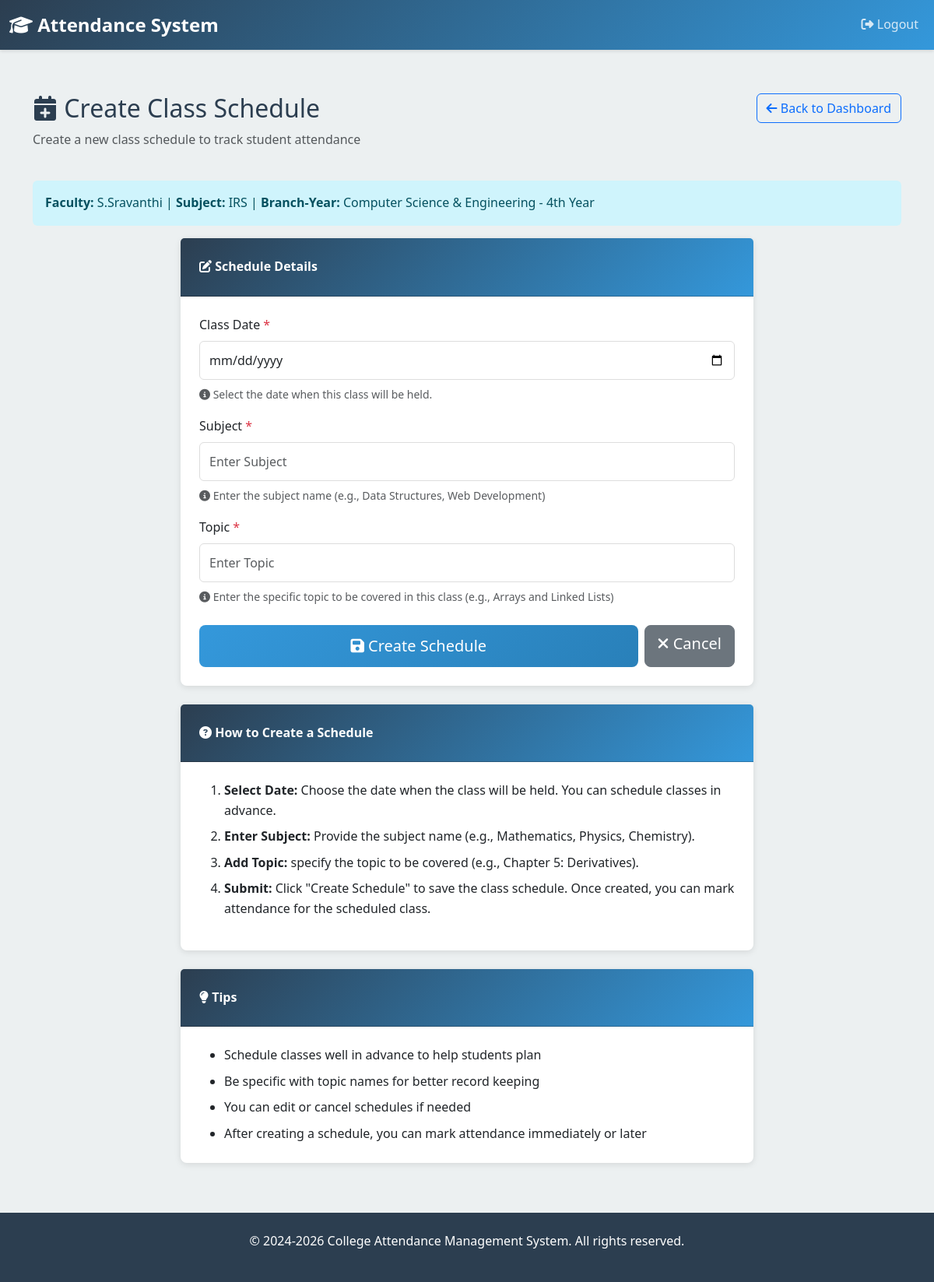
The app's page /faculty/schedule/create/ (signed in) with its own data.
### attendance/models.py (models this page shows, shortened)
class Faculty(models.Model):
    user = models.OneToOneField(User, on_delete=models.CASCADE, related_name='faculty_profile')
    name = models.CharField(max_length=100)
    subject = models.CharField(max_length=100)
    branch = models.CharField(max_length=10, choices=BRANCH_CHOICES)
    year = models.IntegerField(choices=YEAR_CHOICES)
    created_at = models.DateTimeField(auto_now_add=True)
    updated_at = models.DateTimeField(auto_now=True)
    class Meta:
        ordering = ['name']
        verbose_name = 'Faculty'
        verbose_name_plural = 'Faculty'

### attendance/views.py (the view)
# urls.py: path('faculty/schedule/create/', views.create_schedule, name='create_schedule'),
@faculty_required
def create_schedule(request):
    faculty = request.user.faculty_profile
    if request.method == 'POST':
        form = ScheduleForm(request.POST)
        if form.is_valid():
            schedule = form.save(commit=False)
            schedule.faculty = faculty
            schedule.save()
            messages.success(request, f'Class schedule created for {schedule.date}.')
            return redirect('faculty_dashboard')
    else:
        form = ScheduleForm()
    return render(request, 'create_schedule.html', {'form': form, 'faculty': faculty})

### attendance/forms.py
class ScheduleForm(forms.ModelForm):
    class Meta:
        model = Schedule
        fields = ('date', 'subject', 'topic')
        widgets = {
            'date': forms.DateInput(attrs={
                'class': 'form-control',
                'type': 'date'
            }),
            'subject': forms.TextInput(attrs={
                'class': 'form-control',
                'placeholder': 'Enter Subject'
            }),
            'topic': forms.TextInput(attrs={
                'class': 'form-control',
                'placeholder': 'Enter Topic'
            }),
        }

### attendance/views.py (called while the page is built)
def faculty_required(view_func):
    @wraps(view_func)
    def wrapper(request, *args, **kwargs):
        if not request.user.is_authenticated:
            messages.error(request, 'Please login first.')
            return redirect('home')
        if not hasattr(request.user, 'faculty_profile'):
            messages.error(request, 'This page is for faculty only.')
            return redirect('home')
        return view_func(request, *args, **kwargs)
    return wrapper

### templates/create_schedule.html (shortened to what this page needs)
{% extends 'base.html' %}
{% block content %}
<div class="container mt-4">
    <div class="row mb-4">
        <div class="col">
            <h2 style="color: #2c3e50;">
                <i class="fas fa-calendar-plus"></i> Create Class Schedule
            </h2>
            <p class="text-muted">Create a new class schedule to track student attendance</p>
        </div>
        <div class="col-auto">
            <a href="{% url 'faculty_dashboard' %}" class="btn btn-outline-primary">
                <i class="fas fa-arrow-left"></i> Back to Dashboard
            </a>
        </div>
    </div>
    <div class="alert alert-info" role="alert">
        <strong>Faculty:</strong> {{ faculty.name }} |
        <strong>Subject:</strong> {{ faculty.subject }} |
        <strong>Branch-Year:</strong> {{ faculty.get_branch_display }} - {{ faculty.get_year_display }}
    </div>
    <div class="row justify-content-center">
        <div class="col-md-8">
            <div class="card">
                <div class="card-header">
                    <i class="fas fa-edit"></i> Schedule Details
                </div>
                <div class="card-body">
                    <form method="POST">
                        <div class="mb-3">
                            <label for="{{ form.date.id_for_label }}" class="form-label">
                                Class Date <span class="text-danger">*</span>
                            </label>
                            {{ form.date }}
                            <small class="text-muted d-block mt-2">
                                <i class="fas fa-info-circle"></i>
                                Select the date when this class will be held.
                            </small>
                        </div>
                        <div class="mb-3">
                            <label for="{{ form.subject.id_for_label }}" class="form-label">
                                Subject <span class="text-danger">*</span>
                            </label>
                            {{ form.subject }}
                            <small class="text-muted d-block mt-2">
                                <i class="fas fa-info-circle"></i>
                                Enter the subject name (e.g., Data Structures, Web Development)
                            </small>
                        </div>
                        <div class="mb-3">
                            <label for="{{ form.topic.id_for_label }}" class="form-label">
                                Topic <span class="text-danger">*</span>
                            </label>
                            {{ form.topic }}
                            <small class="text-muted d-block mt-2">
                                <i class="fas fa-info-circle"></i>
                                Enter the specific topic to be covered in this class (e.g., Arrays and Linked Lists)
                            </small>
                        </div>
                        <div class="d-flex gap-2 mt-4">
                            <button type="submit" class="btn btn-primary btn-lg flex-grow-1">
                                <i class="fas fa-save"></i> Create Schedule
                            </button>
                            <a href="{% url 'faculty_dashboard' %}" class="btn btn-secondary btn-lg">
                                <i class="fas fa-times"></i> Cancel
                            </a>
                        </div>
                    </form>
                </div>
            </div>
            <div class="card mt-4">
                <div class="card-header bg-info text-white">
                    <i class="fas fa-question-circle"></i> How to Create a Schedule
                </div>
                <div class="card-body">
                    <ol>
                        <li class="mb-2">
                            <strong>Select Date:</strong> Choose the date when the class will be held.
                            You can schedule classes in advance.
                        </li>
                        <li class="mb-2">
                            <strong>Enter Subject:</strong> Provide the subject name (e.g., Mathematics, Physics, Chemistry).
                        </li>
                        <li class="mb-2">
                            <strong>Add Topic:</strong> specify the topic to be covered (e.g., Chapter 5: Derivatives).
                        </li>
                        <li>
                            <strong>Submit:</strong> Click "Create Schedule" to save the class schedule.
                            Once created, you can mark attendance for the scheduled class.
                        </li>
                    </ol>
                </div>
            </div>
            <div class="card mt-4">
                <div class="card-header bg-success text-white">
                    <i class="fas fa-lightbulb"></i> Tips
                </div>
                <div class="card-body">
                    <ul class="mb-0">
                        <li class="mb-2">Schedule classes well in advance to help students plan</li>
                        <li class="mb-2">Be specific with topic names for better record keeping</li>
                        <li class="mb-2">You can edit or cancel schedules if needed</li>
                        <li class="mb-0">After creating a schedule, you can mark attendance immediately or later</li>
                    </ul>
                </div>
            </div>
        </div>
    </div>
</div>
{% endblock %}

### templates/base.html (style rules this page uses)
:root { --primary-color: #2c3e50; --secondary-color: #3498db; --success-color: #27ae60; --danger-color: #e74c3c; --warning-color: #f39c12; }
* { margin: 0; padding: 0; box-sizing: border-box; }
body { font-family: 'Segoe UI', Tahoma, Geneva, Verdana, sans-serif; background-color: #ecf0f1; color: #333; line-height: 1.6; }
.card { border: none; box-shadow: 0 2px 8px rgba(0,0,0,0.1); border-radius: 8px; transition: transform 0.3s ease, box-shadow 0.3s ease; }
.card-header { background: linear-gradient(135deg, var(--primary-color), var(--secondary-color)); color: white; border-radius: 8px 8px 0 0; padding: 1.5rem; font-weight: 600; }
.card-body { padding: 1.5rem; }
.btn-primary { background: linear-gradient(135deg, var(--secondary-color), #2980b9); border: none; padding: 0.75rem 1.5rem; font-weight: 500; transition: all 0.3s ease; }
.form-control, .form-select { border: 1px solid #ddd; border-radius: 6px; padding: 0.75rem; transition: border-color 0.3s ease; }
.alert { border: none; border-radius: 6px; margin-top: 1rem; }

### templates/create_schedule.html (style rules this page uses)
.form-control, .form-select { border: 1px solid #ddd; border-radius: 6px; }

### records on screen
Faculty: name "S.Sravanthi", subject "IRS", branch "Computer Science & Engineering", year "4th Year"
